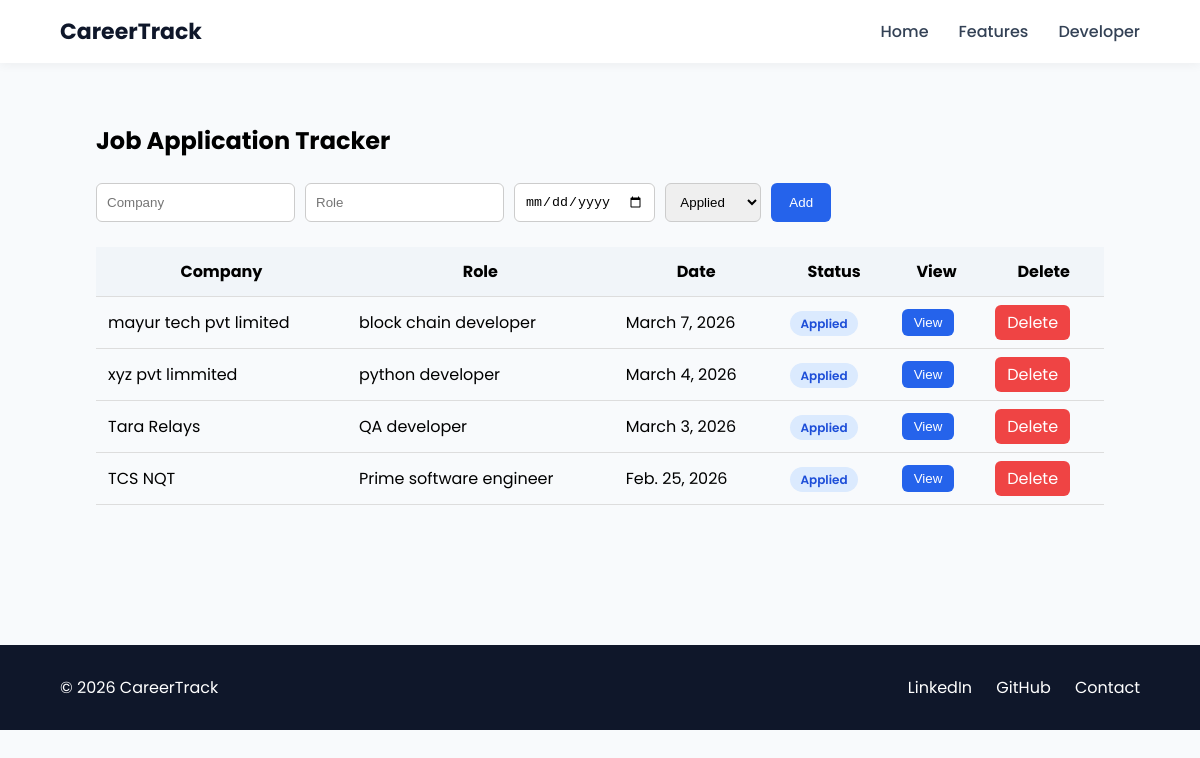
The page /tracker/ on the database as committed earlier.
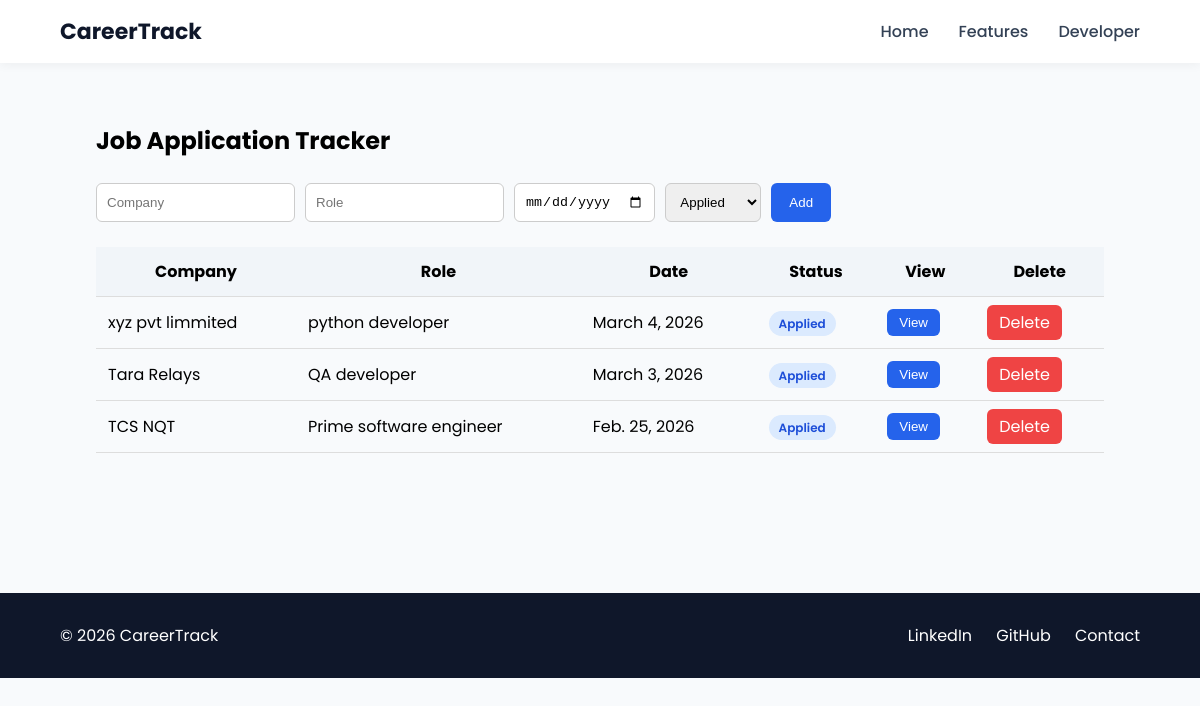
The same page on the database as committed later.
### core/models.py (models this page shows, shortened)
class JobApplication(models.Model):
    STATUS_CHOICES = [
        ('Applied', 'Applied'),
        ('Interview', 'Interview'),
        ('Rejected', 'Rejected'),
        ('Offer', 'Offer'),
    ]
    company = models.CharField(max_length=200)
    role = models.CharField(max_length=200)
    date_applied = models.DateField()
    status = models.CharField(max_length=20, choices=STATUS_CHOICES)

### core/views.py (the view)
# urls.py: path('tracker/', views.tracker, name='tracker'),
def tracker(request):
    jobs = JobApplication.objects.all().order_by('-date_applied')
    return render(request, 'core/tracker.html', {'jobs': jobs})

### core/templates/core/tracker.html (shortened to what this page needs)
{% extends 'base.html' %}
{% load static %}
{% block content %}
<link rel="stylesheet" href="{% static 'css/tracker.css' %}">
<section class="tracker-wrapper">
    <h1>Job Application Tracker</h1>
    <form method="POST" action="{% url 'add_job' %}" class="tracker-form">
        <input type="text" name="company" placeholder="Company" required>
        <input type="text" name="role" placeholder="Role" required>
        <input type="date" name="date" required>
        <select name="status">
            <option>Applied</option>
        </select>
        <button type="submit">Add</button>
    </form>
    <div class="tracker-table">
        <table>
            <thead>
                <tr>
                    <th>Company</th>
                    <th>Role</th>
                    <th>Date</th>
                    <th>Status</th>
                    <th>View</th>
                    <th>Delete</th>
                </tr>
            </thead>
            <tbody>
                {% for job in jobs %}
                <tr>
                    <td>{{ job.company }}</td>
                    <td>{{ job.role }}</td>
                    <td>{{ job.date_applied }}</td>
                    <td>
                        <span class="status {{ job.status|lower }}">
                            {{ job.status }}
                        </span>
                    </td>
                    <td>
                        <button class="view-btn"
                        onclick="showDetails(
                        '{{ job.company|escapejs }}',
                        '{{ job.role|escapejs }}',
                        '{{ job.date_applied }}',
                        '{{ job.status }}')">
                        View
                        </button>
                    </td>
                    <td>
                        <a href="{% url 'delete_job' job.id %}" class="delete-btn">
                            Delete
                        </a>
                    </td>
                </tr>
                {% empty %}
                <tr>
                    <td colspan="6">No applications added yet.</td>
                </tr>
                {% endfor %}
            </tbody>
        </table>
    </div>
</section>
{% endblock %}

Rows that differ between the two databases and show on the page:
removed JobApplication: company "mayur tech pvt limited", role "block chain developer", date_applied "March 7, 2026", status "Applied"
